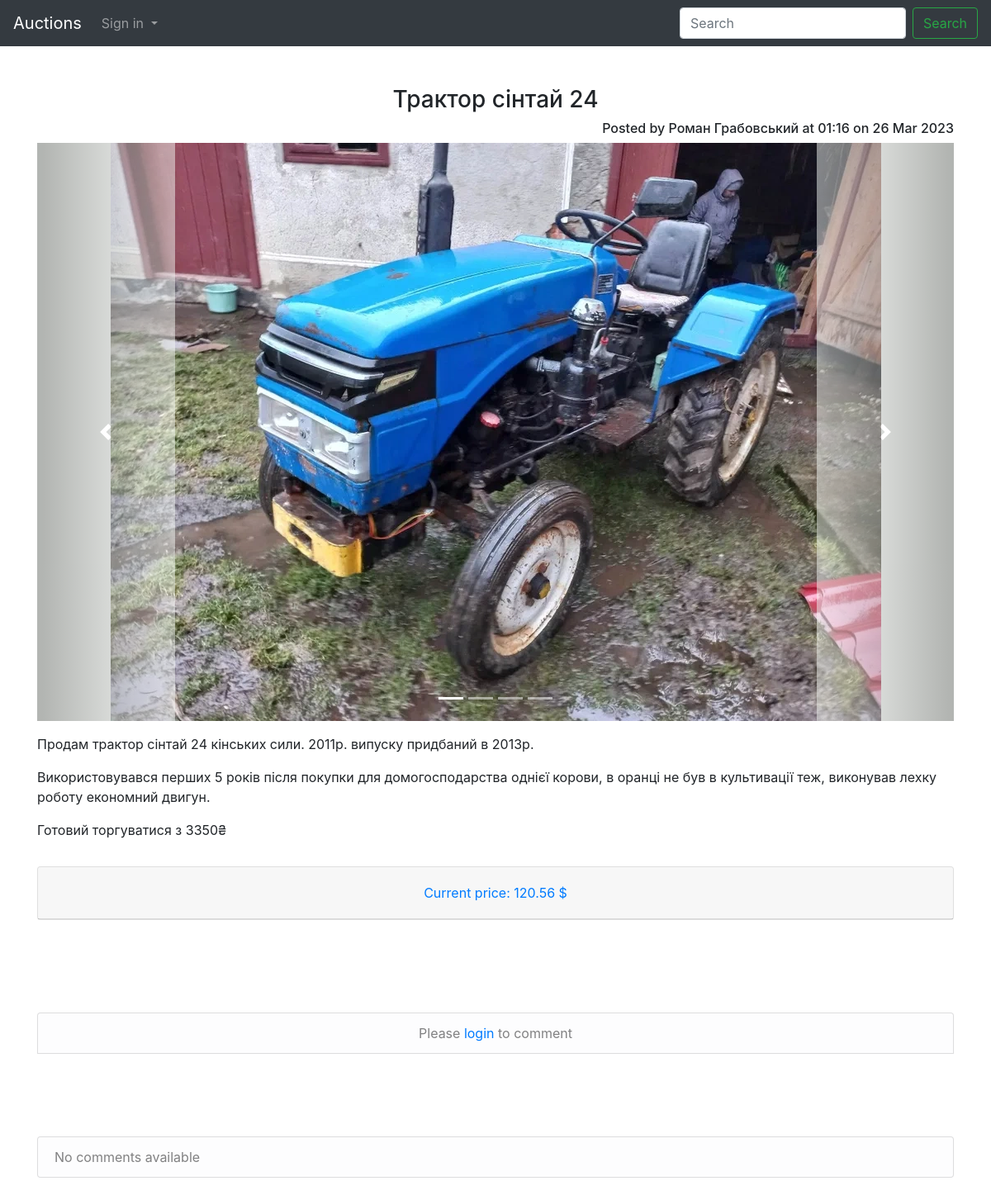
Screenshot of /lot/60 with the database file from the repository.
### auctions/models.py (models this page shows)
class Lot(models.Model):
    name = models.CharField(max_length=64)
    description = models.CharField(max_length=1000)
    initial_rate = models.FloatField()
    category = models.ForeignKey(Category, on_delete=models.SET_DEFAULT, related_name="lotcategories", default=1)
    active = models.BooleanField(default=False)
    create_date = models.DateTimeField(auto_now_add=True)
    picture = models.ImageField(blank=True, upload_to=_content_file_name, default="no-image.jpg")
    author = models.ForeignKey(User, on_delete=models.CASCADE, related_name="lotusers")
    winner = models.IntegerField(default=0)

class LotPhoto(models.Model):
    lot = models.ForeignKey(Lot, on_delete=models.CASCADE, related_name="imagelots", default=1)
    photo = models.ForeignKey(Photo, on_delete=models.CASCADE, related_name="imageusers", default=1)

class Photo(models.Model):
    name = models.ImageField(blank=True, upload_to=_content_file_name, default="")

### auctions/views.py (the view)
# urls.py: path("lot/<int:lot_id>", views.lot_view, name="lot"),
def lot_view(request, lot_id):
    page = "404.html"
    lot_data = None
    lot_winner = None
    lot_author = None
    try:
        lot_info = Lot.objects.get(pk=lot_id)
        lot_author = lot_info.author_id
        lot_winner = lot_info.winner
    except ObjectDoesNotExist:
        pass
    if request.user.is_authenticated and (request.user.id == lot_author or request.user.id == lot_winner):
        try:
            lot_data = Lot.objects.select_related("author").filter(pk=lot_id)
        except ObjectDoesNotExist:
            pass
    else:
        try:
            lot_data = Lot.objects.select_related("author").filter(pk=lot_id, active=True)
        except ObjectDoesNotExist:
            pass
    try:
        photos = LotPhoto.objects.select_related("photo").filter(lot_id=lot_id)
    except ObjectDoesNotExist:
        pass
    try:
        bids = Rate.objects.select_related("author").filter(lot_id=lot_id).order_by("-create_date")[:10]
    except ObjectDoesNotExist:
        pass
    try:
        comments = Comment.objects.select_related("author").filter(lot_id=lot_id).order_by("create_date")
    except ObjectDoesNotExist:
        pass
    if lot_data:
        lot_data = lot_data[0]
        del lot_data.author.password
        lot_data.initial_rate = _show_as_int(lot_data.initial_rate)
        lot_data.displayed_name = _show_username(lot_data.author.username,
                                                        lot_data.author.first_name, lot_data.author.last_name)
        lot_data.photos = photos
        lot_data.bids = bids
        for comment in comments:
            comment.displayed_name = _show_username(comment.author.username, comment.author.first_name,
                                                    comment.author.last_name)
        lot_data.comments = comments
        page = "auctions/lot.html"
    return render(request, page, {
                                "lot": lot_data,
                                "base_url": settings.MEDIA_URL,
                                "rate_form": addRateForm(initial={'parent_page': request.path}),
                                "comment_form": addCommentForm(initial={'parent_page': request.path})
                                })

### auctions/views.py
class addRateForm(forms.Form):
    parent_page = forms.CharField(widget=forms.HiddenInput())
    lot_rate = forms.FloatField(label=False, min_value=0, required=True, widget=forms.NumberInput(attrs={'placeholder': 'Type your bid'}))

class addCommentForm(forms.Form):
    parent_page = forms.CharField(widget=forms.HiddenInput())
    reply_to = forms.CharField(widget=forms.HiddenInput(), required=False)
    lot_comment = forms.CharField(widget=forms.Textarea(attrs={'placeholder':'Add a comment...', 'class': 'col col12', 'rows': '5'}), label=False, max_length=1000, required=True)

### auctions/views.py (called while the page is built)
def _show_username(un, fn, ln):
    displayed_name = un
    if fn or ln:
        displayed_name = fn + " " + ln
    return displayed_name

def _show_as_int(float_num):
    if float_num - int(float_num):
        result = float_num
    else:
        result = int(float_num)
    return result

### auctions/templates/auctions/lot.html (shortened to what this page needs)
{% extends "auctions/layout.html" %}
{% block body %}
  <div class="container">
        <div class="row">
            <div class="col">
                <h3 class="mt-5 text-center">{{ lot.name }}</h3>
                <h6 class="text-right">Posted by {{lot.displayed_name}} at {{lot.create_date|date:"H:i" }} on {{lot.create_date|date:"d M Y"}}</h6>
                {% if lot.photos and lot.photos|length > 1 %}
                <div id="carouselItems" class="carousel slide" data-ride="carousel">
                        <ol class="carousel-indicators">
                            {% for photo in lot.photos %}
                                <li data-target="#carouselItems" data-slide-to="{{ forloop.counter }}" class="{% if forloop.counter == 1 %}active{% endif %}"></li>
                            {% endfor %}
                        </ol>
                        <div class="carousel-inner">
                            {% for photo in lot.photos %}
                                <div class="carousel-item {% if forloop.counter == 1 %}active{% endif %} text-center">
                                    <img class="img-fluid" class="d-block w-100" src="{{base_url}}{{photo.photo.name}}" alt="slide{{ forloop.counter }}">
                                </div>
                            {% endfor %}
                        </div>
                        <a class="carousel-control-prev" href="#carouselItems" role="button" data-slide="prev">
                            <span class="carousel-control-prev-icon" aria-hidden="true"></span>
                        </a>
                        <a class="carousel-control-next" href="#carouselItems" role="button" data-slide="next">
                            <span class="carousel-control-next-icon" aria-hidden="true"></span>
                        </a>
                </div>
                {% else %}
                    {% for photo in lot.photos %}
                        <div class="text-center" >
                            <img class="img-fluid" src="{{base_url}}{{photo.photo.name}}" alt="{{ lot.name }}">
                        </div>
                    {% endfor %}
                {% endif %}
                <p>{{ lot.description|safe }}</p>
            </div>
        </div>
        <div class="row">
            <div class="col my-3">
                    <div id="accordion">
                        <div class="card">
                            <div class="card-header" id="headingOne">
                                <h5 class="mb-0 text-center">
                                <button class="btn btn-link" data-toggle="collapse" data-target="#collapse" aria-expanded="true" aria-controls="collapseOne">
                                    Current price: {{lot.initial_rate}} $
                                </button>
                                </h5>
                            </div>
                        </div>
                    </div>
                </div>
        </div>
        <div class="row">
        </div>
        <div class="row">
            <div class="col">
                {% if user.is_authenticated %}
                    <form id="comment-form" action="{% url 'add-comment' %}" method="post">
                        {% csrf_token %}
                        {{comment_form}}
                        <input class="mt-3 btn btn-outline-warning"  type="submit" value="Post a comment">
                    </form>
                {% else %}
                    <div class="list-group-item list-group-item-action list-group-item-light text-center">
                       Please <a href="{% url 'login' %}">login</a> to comment
                    </div>
                {% endif %}
                <div class="comments-container">
                    {% include "auctions/comments-layout.html" %}
                </div>
            </div>
        </div>
    </div>
{% endblock %}

### auctions/static/auctions/styles.css (style rules this page uses)
.comments-container { margin: 100px 0; }
.carousel-control-prev { background: rgb(246,250,246); background: linear-gradient(270deg, rgba(246,250,246,1) 0%, rgba(103,108,102,1) 96%); }
.carousel-control-next { background: rgb(246,250,246); background: linear-gradient(90deg, rgba(246,250,246,1) 0%, rgba(103,108,102,1) 96%); }

### rows the page displays
Lot: name "Трактор сінтай 24", displayed_name "Роман Грабовський", create_date "01:16", create_date "26 Mar 2023", description "Продам трактор сінтай 24 кінських сили. 2011р. випуску придбаний в 2013р. Використовувався перших 5 років після покупки для домогосподарства однієї корови, в оранці не був в культивації теж, виконував лехку роботу економний двигун. Готовий торгуватися з 3350₴", initial_rate "120.56"
LotPhoto: photo.name (picture)
